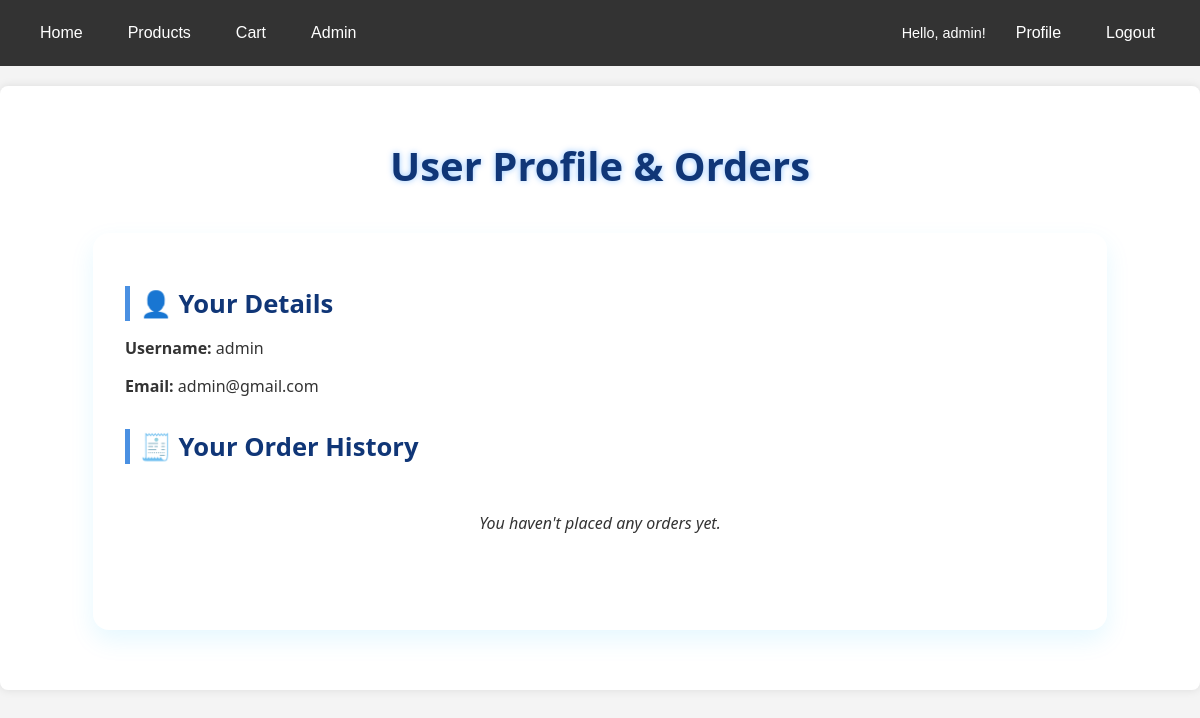
Before: /accounts/profile/ (signed in) with the older database file.
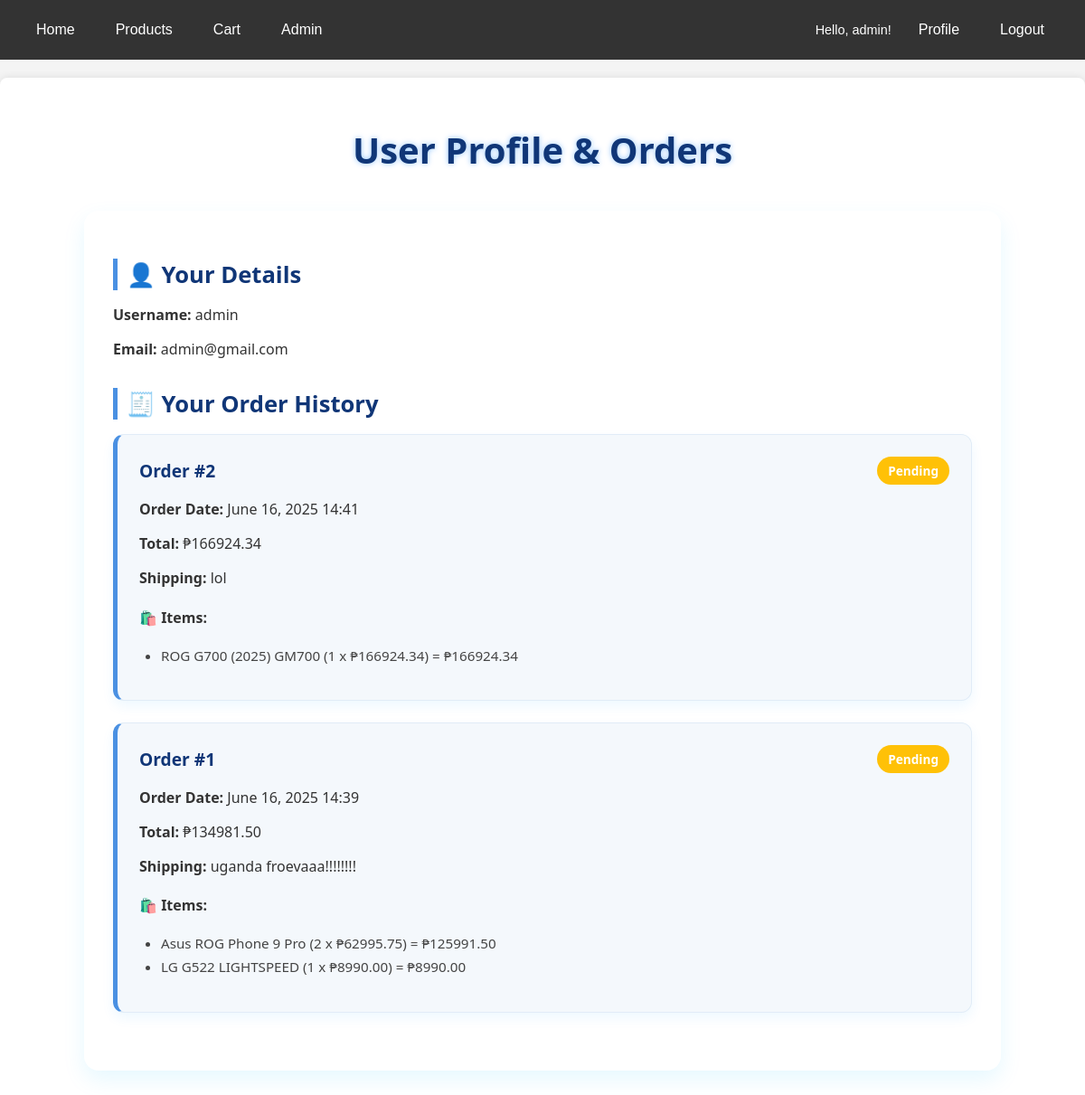
After: the same page with the newer database file.
### accounts/models.py (models this page shows, shortened)
class Order(models.Model):
    user = models.ForeignKey(User, on_delete=models.CASCADE)
    order_date = models.DateTimeField(auto_now_add=True)
    total_amount = models.DecimalField(max_digits=10, decimal_places=2)
    shipping_address = models.TextField()
    STATUS_CHOICES = [
        ('Pending', 'Pending'),
        ('Processing', 'Processing'),
        ('Shipped', 'Shipped'),
        ('Delivered', 'Delivered'),
        ('Cancelled', 'Cancelled'),
    ]
    status = models.CharField(max_length=20, choices=STATUS_CHOICES, default='Pending')

class OrderItem(models.Model):
    order = models.ForeignKey(Order, on_delete=models.CASCADE)
    product = models.ForeignKey(Product, on_delete=models.RESTRICT)
    quantity = models.PositiveIntegerField()
    price_at_order = models.DecimalField(max_digits=10, decimal_places=2)
    class Meta:
        unique_together = ('order', 'product')
    @property
    def total_price(self):
        return self.quantity * self.price_at_order

### products/models.py (models this page shows, shortened)
class Product(models.Model):
    name = models.CharField(
        max_length=255,
        help_text="Name of the product",
        verbose_name="Product Name"
    )
    description = models.TextField(
        blank=True,
        null=True,
        help_text="Detailed description of the product",
        verbose_name="Description"
    )
    price = models.DecimalField(
        max_digits=10,
        decimal_places=2,
        help_text="Price of the product",
        verbose_name="Price"
    )
    stock_quantity = models.IntegerField(
        default=0,
        help_text="Current stock level of the product",
        verbose_name="Stock Quantity"
    )
    image = models.ImageField(
        upload_to='products/',
        blank=True,
        null=True,
        help_text="Upload a product image file",
        verbose_name="Product Image"
    )
    category = models.ForeignKey(
        Category,
        on_delete=models.RESTRICT,
        related_name='products',
        help_text="The category this product belongs to",
        verbose_name="Category"
    )
    created_at = models.DateTimeField(auto_now_add=True)
    updated_at = models.DateTimeField(auto_now=True)
    class Meta:
        ordering = ['name']
        verbose_name_plural = "Products"

### accounts/views.py (the view)
# urls.py: path('profile/', views.user_profile, name='user_profile'),
@login_required
def user_profile(request):
    user_orders = Order.objects.filter(user=request.user).order_by('-order_date')
    context = {
        'page_title': 'User Profile & Orders',
        'user_obj': request.user,
        'orders': user_orders,
    }
    return render(request, 'accounts/user_profile.html', context)

### products/templates/accounts/user_profile.html (shortened to what this page needs)
{% extends 'products/base.html' %}
{% block content %}
<h1 class="page-heading">{{ page_title }}</h1>
<div class="profile-container">
    <div class="user-details">
        <h2>👤 Your Details</h2>
        <p><strong>Username:</strong> {{ user_obj.username }}</p>
        <p><strong>Email:</strong> {{ user_obj.email }}</p>
    </div>
    <div class="order-history">
        <h2>🧾 Your Order History</h2>
        {% if orders %}
            {% for order in orders %}
                <div class="order-card">
                    <h3>Order #{{ order.id }}
                        <span class="order-status {{ order.status|lower }}">{{ order.status }}</span>
                    </h3>
                    <p><strong>Order Date:</strong> {{ order.order_date|date:"F d, Y H:i" }}</p>
                    <p><strong>Total:</strong> ₱{{ order.total_amount|floatformat:2 }}</p>
                    <p><strong>Shipping:</strong> {{ order.shipping_address }}</p>
                    <h4>🛍️ Items:</h4>
                    <ul class="order-items-list">
                        {% for item in order.orderitem_set.all %}
                            <li>
                                {{ item.product.name }} ({{ item.quantity }} x ₱{{ item.price_at_order|floatformat:2 }}) = ₱{{ item.total_price|floatformat:2 }}
                            </li>
                        {% endfor %}
                    </ul>
                </div>
            {% endfor %}
        {% else %}
            <p class="no-orders">You haven't placed any orders yet.</p>
        {% endif %}
    </div>
</div>
{% endblock %}

### products/templates/products/base.html (shortened to what this page needs)
<!DOCTYPE html>
<html lang="en">
<head>
</head>
<body>
    <div class="navbar">
        <a href="{% url 'products:home' %}">Home</a>
        <a href="{% url 'products:product_list' %}">Products</a>
        <a href="{% url 'accounts:view_cart' %}">Cart</a>
        <a href="/admin/">Admin</a>
        <div class="navbar-auth">
            {% if user.is_authenticated %}
                <span>Hello, {{ user.username }}!</span>
                <a href="{% url 'accounts:user_profile' %}">Profile</a>
                <a href="{% url 'accounts:logout' %}">Logout</a>
            {% else %}
                <a href="{% url 'accounts:register' %}">Register</a>
                <a href="{% url 'accounts:login' %}">Login</a>
            {% endif %}
        </div>
    </div>
    <div class="container">
        {% block content %}
        {% endblock %}
    </div>
</body>
</html>

### products/templates/products/base.html (style rules this page uses)
body { font-family: sans-serif; margin: 0; background-color: #f4f4f4; color: #333; }
.navbar { background-color: #333; padding: 10px 20px; overflow: hidden; display: flex; align-items: center; }
.navbar a { float: left; display: block; color: white; text-align: center; padding: 14px 20px; text-decoration: none; margin-right: 5px; }
.navbar-auth { margin-left: auto; display: flex; align-items: center; }
.navbar-auth span { color: white; padding: 0 10px; font-size: 0.9em; }
h1 { color:rgb(220, 229, 239); margin-bottom: 20px; }
.container { background-color: white; padding: 20px; border-radius: 8px; box-shadow: 0 0 10px rgba(0,0,0,0.1); max-width: 1400px; margin: 20px auto; }

### products/templates/accounts/user_profile.html (style rules this page uses)
.page-heading { text-align: center; font-size: 2.5rem; color: #103677; margin-top: 2rem; text-shadow: 0 0 6px rgba(0, 123, 255, 0.4); font-family: 'Segoe UI', sans-serif; }
.profile-container { max-width: 950px; margin: 2.5rem auto; background-color: #fff; padding: 2rem; border-radius: 16px; box-shadow: 0 10px 25px rgba(0, 187, 255, 0.1); font-family: 'Segoe UI', sans-serif; }
.user-details, .order-history { margin-bottom: 2rem; }
.user-details h2, .order-history h2 { font-size: 1.6rem; color: #103677; border-left: 5px solid #4a90e2; padding-left: 10px; margin-bottom: 1rem; }
.user-details p, .order-history p { font-size: 1rem; color: #333; margin-bottom: 8px; }
.order-card { background-color: #f4f8fc; border: 1px solid #e1ecf7; border-left: 5px solid #4a90e2; padding: 1.5rem; border-radius: 12px; margin-bottom: 1.5rem; box-shadow: 0 6px 14px rgba(0, 153, 255, 0.07); }
.order-card h3 { display: flex; justify-content: space-between; align-items: center; font-size: 1.2rem; color: #103677; margin-top: 0; margin-bottom: 0.75rem; }
.order-status { padding: 6px 12px; border-radius: 20px; font-size: 0.85rem; font-weight: bold; color: white; }
.order-status.pending { background-color: #ffc107; }
.order-items-list { list-style-type: disc; margin-left: 1.5rem; margin-top: 10px; padding-left: 0; font-size: 0.95rem; color: #444; }
.order-items-list li { margin-bottom: 6px; }

Changed rows visible on the page:
added Order: id "2", status "Pending", order_date "June 16, 2025 14:41", total_amount "166924.34", shipping_address "lol"
added OrderItem: product.name "ROG G700 (2025) GM700", quantity "1", price_at_order "166924.34", total_price "166924.34", shown under "2"
added Order: id "1", status "Pending", order_date "June 16, 2025 14:39", total_amount "134981.50", shipping_address "uganda froevaaa!!!!!!!!"
added OrderItem: product.name "Asus ROG Phone 9 Pro", quantity "2", price_at_order "62995.75", total_price "125991.50", shown under "1"
added OrderItem: product.name "LG G522 LIGHTSPEED", quantity "1", price_at_order "8990.00", total_price "8990.00"
Other visible differences:
text no longer shown: "You haven't placed any orders yet."
